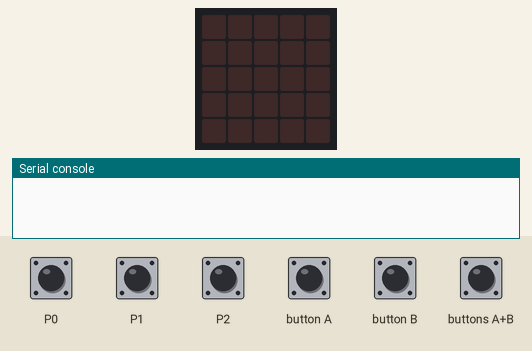
This program was run on a simulated BBC micro:bit (MakeCode). On the bench: the board's 5×5 LED display, the last lines printed to the serial console. The inputs (shaded band) are chosen by the test bench. No radio messages arrive unless stated (any console line starting 'radio sent:' is added by the test bench).

Above: at 1.2 s.
1.3 s: touch pin P0 pressed for 0.15 s
At 1.7 s:
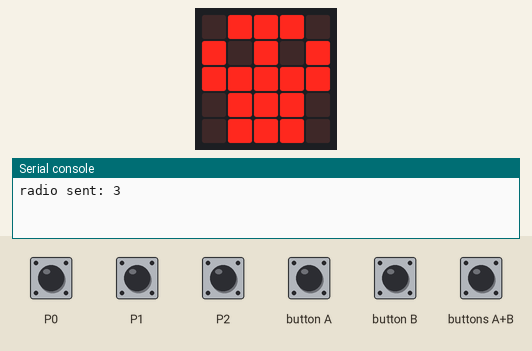
2.9 s: touch pin P1 pressed for 0.15 s
At 4.1 s:
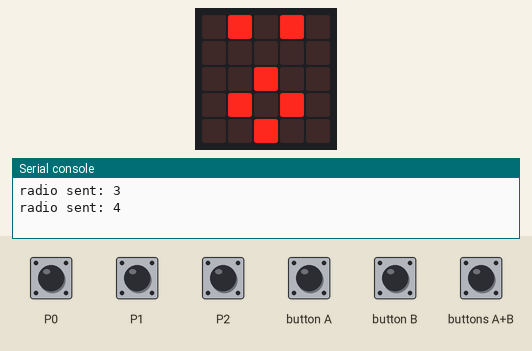
4.5 s: touch pin P2 pressed for 0.15 s
At 5.5 s:
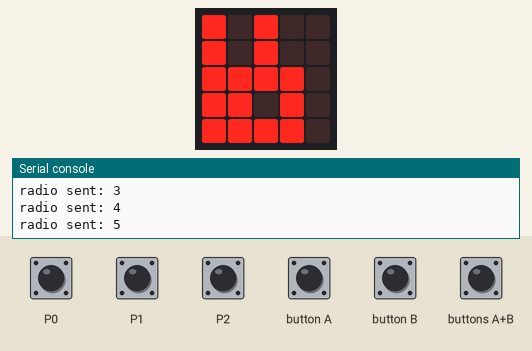
6.1 s: button A pressed for 0.15 s
At 7.2 s:
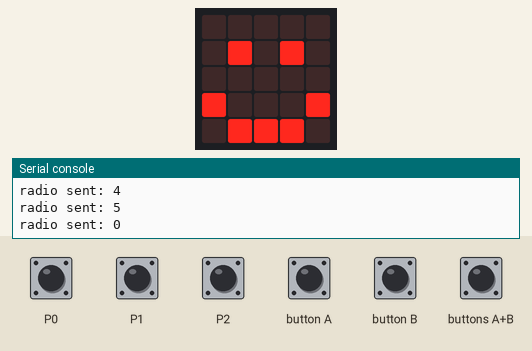
7.7 s: button B pressed for 0.15 s
At 8.5 s:
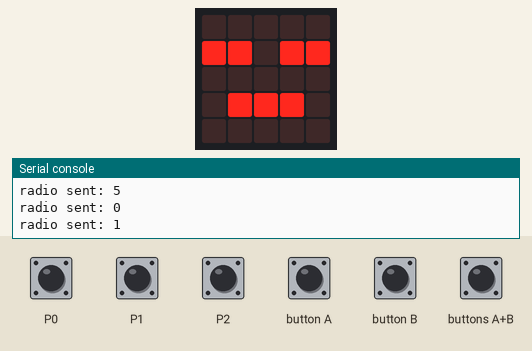
9.3 s: buttons A+B pressed for 0.15 s
At 10.9 s:
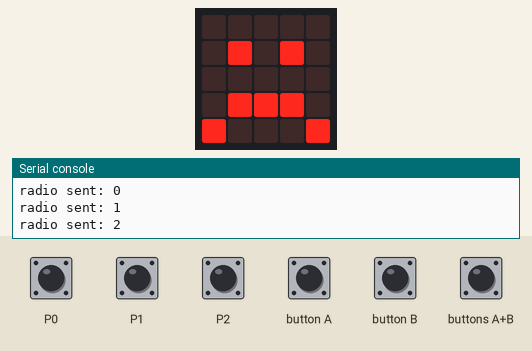
Timing chart, 0 to 11.9 s (numbered marks = the images above; inputs shaded):
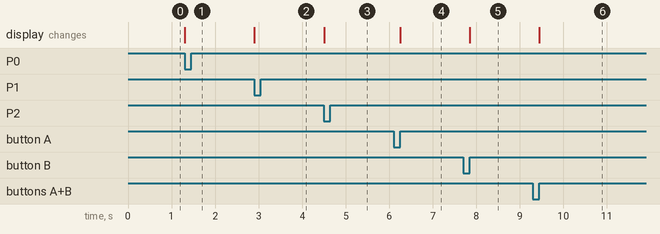

Measured:
- after the input at 1.3 s, the display: changes at once (image 1)
- after the input at 2.9 s, the display: changes at once (image 2)
- after the input at 4.5 s, the display: changes at once (image 3)
- after the input at 6.1 s, the display: changes after 0.15 s (image 4)
- after the input at 7.7 s, the display: changes after 0.15 s (image 5)
- after the input at 9.3 s, the display: changes after 0.15 s (image 6)

The program:

main.ts
```typescript
radio.onReceivedNumber(function (receivedNumber) {
    if (receivedNumber == 0) {
        basic.showIcon(IconNames.Happy)
    }
    if (receivedNumber == 1) {
        basic.showIcon(IconNames.Asleep)
    }
    if (receivedNumber == 2) {
        basic.showIcon(IconNames.Sad)
    }
    if (receivedNumber == 3) {
        basic.showIcon(IconNames.Skull)
    }
    if (receivedNumber == 4) {
        basic.showIcon(IconNames.Surprised)
    }
    if (receivedNumber == 4) {
        basic.showIcon(IconNames.Rabbit)
    }
})
input.onButtonPressed(Button.A, function () {
    radio.sendNumber(0)
    basic.showIcon(IconNames.Happy)
})
input.onButtonPressed(Button.AB, function () {
    radio.sendNumber(2)
    basic.showIcon(IconNames.Sad)
})
input.onButtonPressed(Button.B, function () {
    radio.sendNumber(1)
    basic.showIcon(IconNames.Asleep)
})
basic.forever(function () {
    while (input.pinIsPressed(TouchPin.P0)) {
        radio.sendNumber(3)
        basic.showIcon(IconNames.Skull)
    }
})
basic.forever(function () {
    while (input.pinIsPressed(TouchPin.P1)) {
        radio.sendNumber(4)
        basic.showIcon(IconNames.Surprised)
    }
})
basic.forever(function () {
    while (input.pinIsPressed(TouchPin.P2)) {
        radio.sendNumber(5)
        basic.showIcon(IconNames.Rabbit)
    }
})
```

test.ts
```typescript
// aquí va el archivo "tests"; esto no se compilará cuando este paquete se utilice como una extensión.
```
